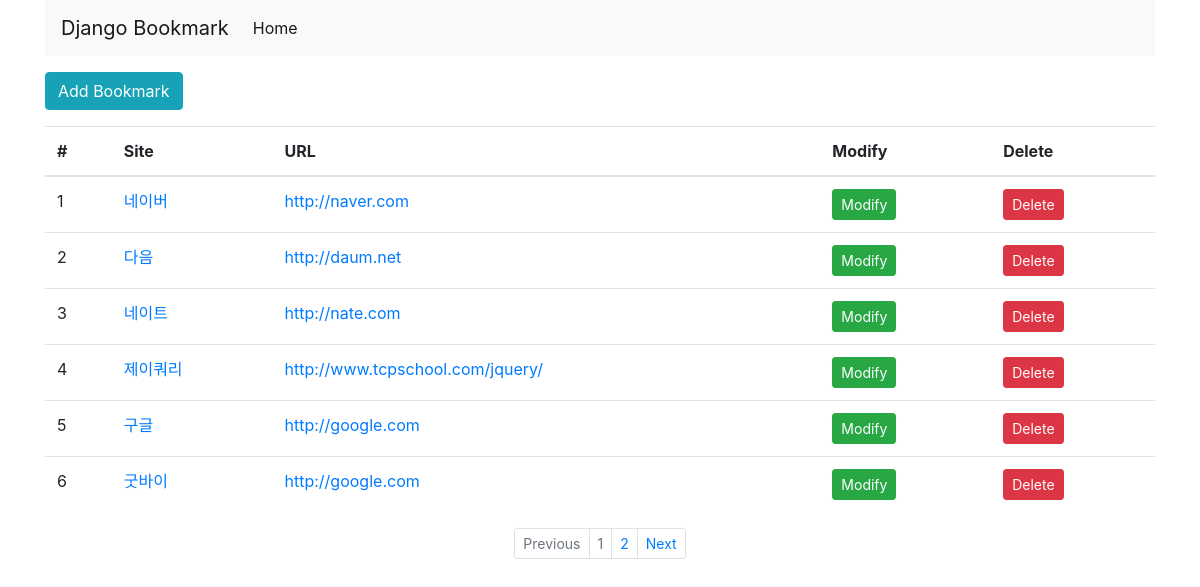
Screenshot of /bookmark/ with the database file from the repository.
### bookmark/models.py (models this page shows, shortened)
class Bookmark(models.Model):
    site_name = models.CharField(max_length=200)
    url = models.URLField('Site URL')

### bookmark/views.py (the view)
# urls.py: path('', BookmarkListView.as_view(), name = 'list'),
class BookmarkListView(ListView):
    model = Bookmark
    paginate_by = 6

### bookmark/templates/bookmark/bookmark_list.html (shortened to what this page needs)
{% extends 'base.html' %}
{% block content %}
  <div class="btn-group">
    <a href="{% url 'add' %}" class="btn btn-info">Add Bookmark</a>
  </div>
  <table class="table">
      <thead>
          <tr>
              <th scope="col">#</th>
              <th scope="col">Site</th>
              <th scope="col">URL</th>
              <th scope="col">Modify</th>
              <th scope="col">Delete</th>
          </tr>
      </thead>
      <tbody>
          {% for bookmark in object_list %}
              <tr>
                  <td>{{forloop.counter}}</td>
                  <td><a href="{% url 'detail' pk=bookmark.id %}">{{bookmark.site_name}}</a></td>
                  <td><a href="{{bookmark.url}}" target="_blank">{{bookmark.url}}</a></td>
                  <td><a href="{% url 'update' pk=bookmark.id %}" class="btn btn-success btn-sm">Modify</a></td>
                  <td><a href="{% url 'delete' pk=bookmark.id %}" class="btn btn-danger btn-sm">Delete</a></td>
              </tr>
          {% endfor %}
      </tbody>
  </table>
{% endblock %}
{% block pagination %}
  {% if is_paginated %}
    <ul class="pagination justify-content-center pagination-sm">
      {% if page_obj.has_previous %}
        <li class='page-item'>
          <a class='page-link' href="{%url 'list'%}?page={{page_obj.previous_page_number}}" tabindex='-1'>Previous</a>
        </li>
      {% else %}
        <li class='page-item disabled'>
          <a class='page-link' href="#" tabindex='-1'>Previous</a>
        </li>
      {% endif %}
      {% for object in page_obj.paginator.page_range %}
        <li class='page-item {% if page_obj.number == forloop.counter %} disabled {% endif %}'>
          <a class='page-link' href="{%url 'list'%}?page={{forloop.counter}}" tabindex='-1'>{{forloop.counter}}</a>
        </li>
      {% endfor %}
      {% if page_obj.has_next %}
        <li class='page-item'>
          <a class='page-link' href="{%url 'list'%}?page={{page_obj.next_page_number}}" tabindex='1'>Next</a>
        </li>
      {% else %}
        <li class='page-item disabled'>
          <a class='page-link' href="#" tabindex='1'>Next</a>
        </li>
      {% endif %}
    </ul>
  {% endif %}
{% endblock %}

### templates/base.html (shortened to what this page needs)
<!DOCTYPE html>
<html lang="en" dir="ltr">
  <head>
    {% load static %}
    <link rel="stylesheet" href="{% static 'style.css' %}">
    <link rel="stylesheet" href="https://stackpath.bootstrapcdn.com/bootstrap/4.4.1/css/bootstrap.min.css">
  </head>
  <body>
    <div class="container">
      <nav class="navbar navbar-expand-lg navbar-light bg-light">
          <a class="navbar-brand" href="#">Django Bookmark</a>
          <div class="collapse navbar-collapse" id="navbarSupportedContent">
              <ul class="navbar-nav mr-auto">
                  <li class="nav-item active">
                      <a class="nav-link" href="#">Home <span class="sr-only">(current)</span></a>
                  </li>
              </ul>
          </div>
      </nav>
      <div class="row">
          <div class="col">
          {% block content %}
          {% endblock %}
          {% block pagination %}
          {% endblock %}
          </div>
      </div>
    </div>
  </body>
</html>

### static/style.css (style rules this page uses)
body { width: 100%; }

### rows the page displays
Bookmark: site_name "네이버", url "http://naver.com"
Bookmark: site_name "다음", url "http://daum.net"
Bookmark: site_name "네이트", url "http://nate.com"
Bookmark: site_name "제이쿼리", url "http://www.tcpschool.com/jquery/"
Bookmark: site_name "구글", url "http://google.com"
Bookmark: site_name "굿바이", url "http://google.com"
